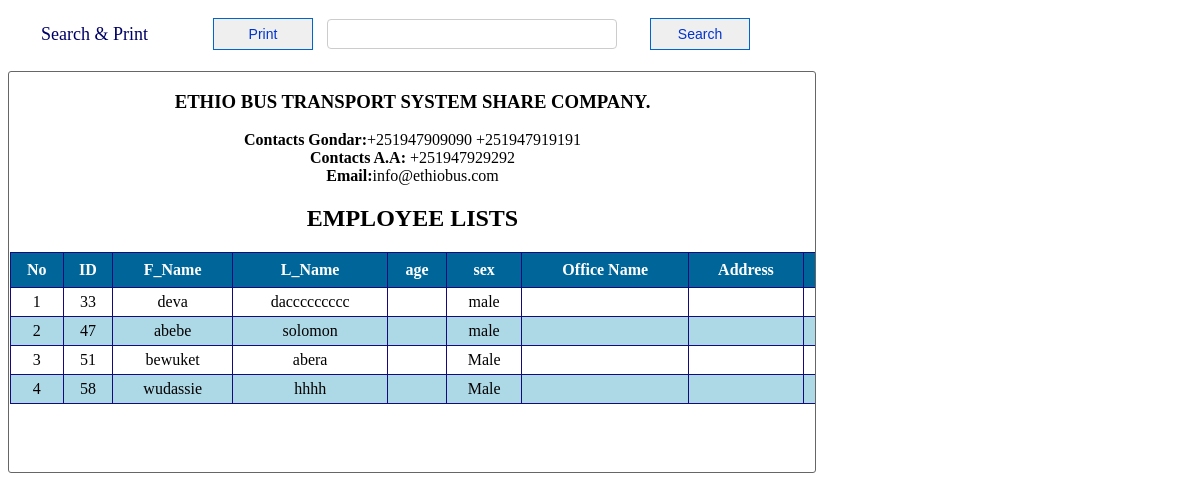
The app's page /manager/manager.php with its own data.
### tables this page shows
CREATE TABLE IF NOT EXISTS `manageracc` (
  `manager_id` int(11) NOT NULL AUTO_INCREMENT,
  `fname` varchar(100) NOT NULL,
  `lname` varchar(100) NOT NULL,
  `sex` varchar(10) NOT NULL,
  `username` varchar(10) NOT NULL,
  `password` varchar(100) NOT NULL,
  `phone` varchar(100) NOT NULL,
  `email` varchar(100) NOT NULL,
  PRIMARY KEY (`manager_id`),
  UNIQUE KEY `email` (`email`)
);

### manager/manager.php (the view, shortened to what this page needs)
<!DOCTYPE html PUBLIC "-//W3C//DTD XHTML 1.0 Transitional//EN" "http://www.w3.org/TR/xhtml1/DTD/xhtml1-transitional.dtd">
<html xmlns="http://www.w3.org/1999/xhtml">
<head>
<link rel="stylesheet" type="text/css" href="css/style_view.css" />
</head>
<body>
<div id="style_div" >
<form method="post">
<table width="755">
	<tr>
    	<td width="190px" style="font-size:18px; color:#006; text-indent:30px;">Search & Print </td>
		<td> <input type="button" value="Print" id="button-search" class="btn" onclick="PrintDoc()"/></td>
		<td><input type="text" name="searchtxt" title="Enter name for search " class="search" autocomplete="off"/></td>
        <td style="float:right"><input type="submit" name="btnsearch" value="Search" id="button-search" title="Search Package" /></td>
    </tr>
</table>
</form>
</div>
<br />
<div id="printarea">
<div id="content-input">
<h3 align="center">ETHIO BUS TRANSPORT SYSTEM SHARE COMPANY.</h3>
<p align="center"><strong>Contacts Gondar:</strong>+251947909090 +251947919191 <br>
<strong>Contacts A.A:</strong> +251947929292<br>
<br<strong><strong>Email:</strong>info@ethiobus.com</p>
<br<P align="center"><h2 align="center">EMPLOYEE LISTS</h2></p>
	 <table border="1" width="1100px" align="center" cellpadding="5" class="mytable" cellspacing="0" >
        <tr height="35px">
            <th>No</th>
			<th>ID</th>
            <th>F_Name</th>
            <th>L_Name</th>
			<th>age</th>
			<th>sex</th>
            <th>Office Name</th>
            <th>Address</th>
            <th>Phone No.</th>
        </tr>
         <?php
	$key="";
	if($key !="")
		$sql_sel=mysql_query("SElECT * FROM manageracc WHERE officename  like '%$key%'");
	else
		 $sql_sel=mysql_query("SELECT * FROM manageracc");
    $i=0;
    while($row=mysql_fetch_array($sql_sel)){
    $i++;
    $color=($i%2==0)?"lightblue":"white";
    ?>
      <tr bgcolor="<?php echo $color?>">
            <td><?php echo $i;?></td>
			<td><?php echo $row['manager_id'];?></td>
            <td><?php echo $row['fname'];?></td>
            <td><?php echo $row['lname'];?></td>
			 <td><?php echo $row['age'];?></td>
			  <td><?php echo $row['sex'];?></td>
            <td><?php echo $row['officename'];?></td>
            <td><?php echo $row['adress'];?></td>
            <td><?php echo $row['phone'];?></td>
        </tr>
    <?php
    }
    ?>
    </table>
</div>
</div>
</body>
</html>

### manager/css/style_view.css (style rules this page uses)
#style_div { height:auto; margin-top:15px; }
#content-input { width:805px; height:400px; border:1px solid #666; float:left; padding-left:1px; border-radius: 3px 3px 3px 3px; overflow: auto; }
#button-search { font-family:Arial, Helvetica, sans-serif; font-size:14px; width:100px; height:32px; float:right; margin-right:10px; repeat-x top center; border: 1px solid #06C; -moz-border-radius: 5px; color:#03C; }
.search { padding:4px; border:1px #CCC solid; border-radius: 4px 4px 4px 4px; -moz-border-radius: 8px; background:#FFF; color:#006; font-family:Arial, Helvetica, sans-serif; font-size:16px; width:280px; height:20px; float:left; }
.mytable { border-collapse:collapse; border:#036 1px solid; }
.mytable tr th { background:#069; border:#120A7E 1px solid; color:#FFF; font-family:"Times New Roman", Times, serif; }
.mytable tr td { font-family:"Times New Roman", Times, serif; border:#120A7E 1px solid; }

### records on screen
manageracc: manager_id "33", fname "deva", lname "daccccccccc", sex "male"
manageracc: manager_id "47", fname "abebe", lname "solomon", sex "male"
manageracc: manager_id "51", fname "bewuket", lname "abera", sex "Male"
manageracc: manager_id "58", fname "wudassie", lname "hhhh", sex "Male"
